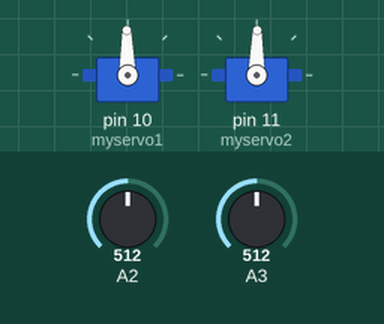
The sketch below on a simulated Arduino Uno, built with avr-gcc and run on an emulated ATmega328P. Parts: 2 × servo. Inputs (shaded band) come from the test bench; at power-on: A2 = 512, A3 = 512.

Above: at 1.2 s.
1.3 s: A2 set to 716
At 1.6 s:
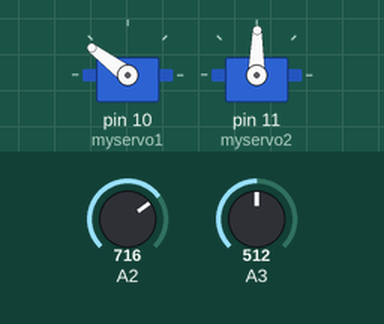
2.8 s: A3 set to 716
At 3.9 s:
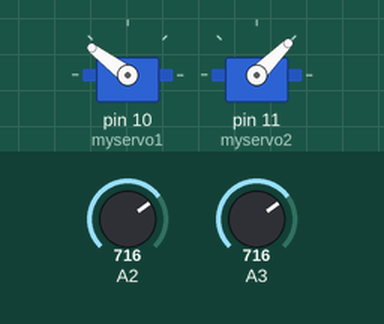
4.3 s: A2 set to 900
At 5.1 s:
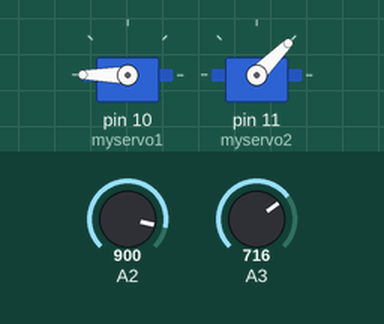
5.8 s: A3 set to 511
At 6.2 s:
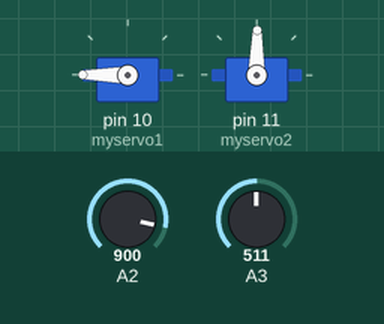
7.3 s: A3 set to 306
At 8.5 s:
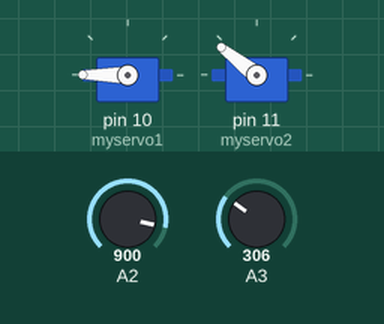
8.8 s: A2 set to 511
At 9.7 s:
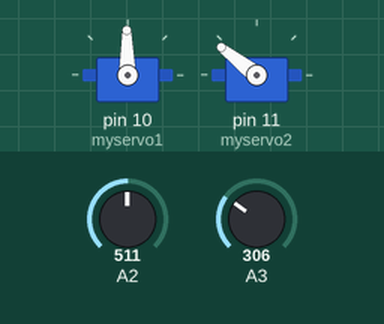
Timing chart, 0 to 11.3 s (numbered marks = the images above; inputs shaded):
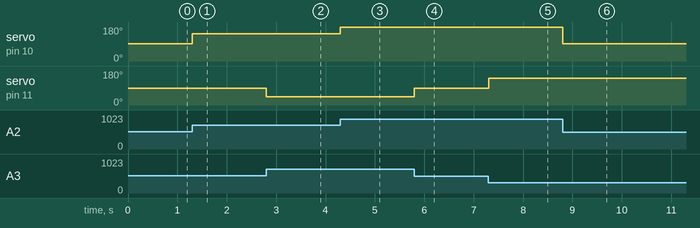

Measured:
- after the input at 1.3 s, servo on pin 10 (myservo1): 91° → 143° at once
- after the input at 2.8 s, servo on pin 11 (myservo2): 89° → 45° at once
- after the input at 4.3 s, servo on pin 10 (myservo1): 143° → 180° at once
- after the input at 5.8 s, servo on pin 11 (myservo2): 45° → 89° at once
- after the input at 7.3 s, servo on pin 11 (myservo2): 89° → 142° at once
- after the input at 8.8 s, servo on pin 10 (myservo1): 180° → 91° at once

The sketch:

The_Code.ino
```cpp
//Control the servo motor via potiomometer
//This code is made with the help of ((https://create.arduino.cc/projecthub/H0meMadeGarbage/robot-arm-with-controller-2038df?ref=similar&ref_id=122220&offset=1))
#include <Servo.h>

Servo  myservo1, myservo2;

float th1=90.0,th2=90.0;
float  val1, val2;

void setup() {
    Serial.begin(9600);

    myservo1.attach(10, 820, 2140); //DS3115
    myservo2.attach(11, 820, 2140); //DS3115
    set_servo();
}

void loop() {

    val1 = analogRead(A2);
    val2 = analogRead(A3);


    th1 = map(val1, 150.0, 860.0, 0.0, 180.0);
    if(th1 >= 180.0){
        th1 = 180.0;
    }else if(th1 <= 0.0){
        th1 = 0.0;
    }

    th2 = map(val2, 860.0, 160.0, 0.0, 180.0);
    if(th2 >= 180.0){
        th2 = 180.0;
    }else if(th2 <= 45.0){
        th2 = 45.0;
    }

    set_servo();
}

void set_servo(){

    myservo1.write(th1);
    myservo2.write(th2);
}
```
